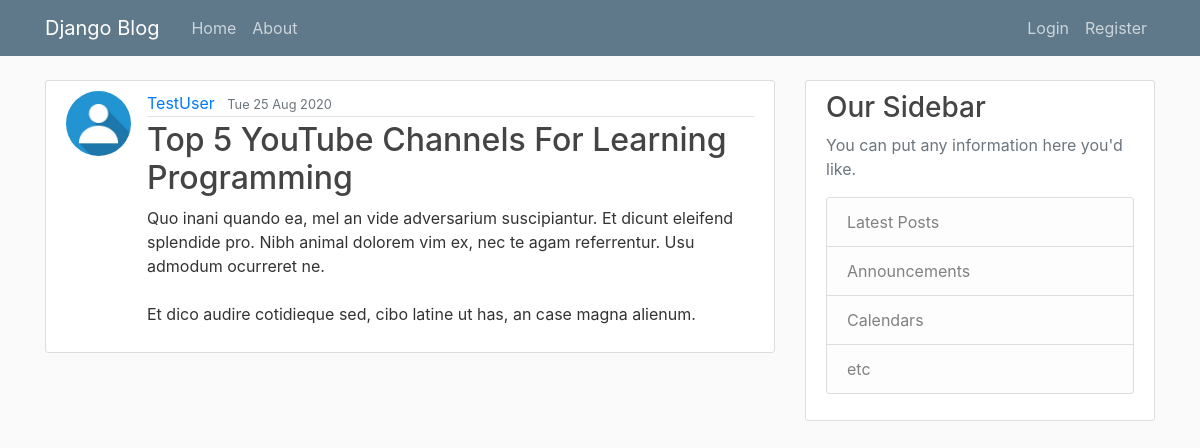
Before: /post/30/ with the older database file.
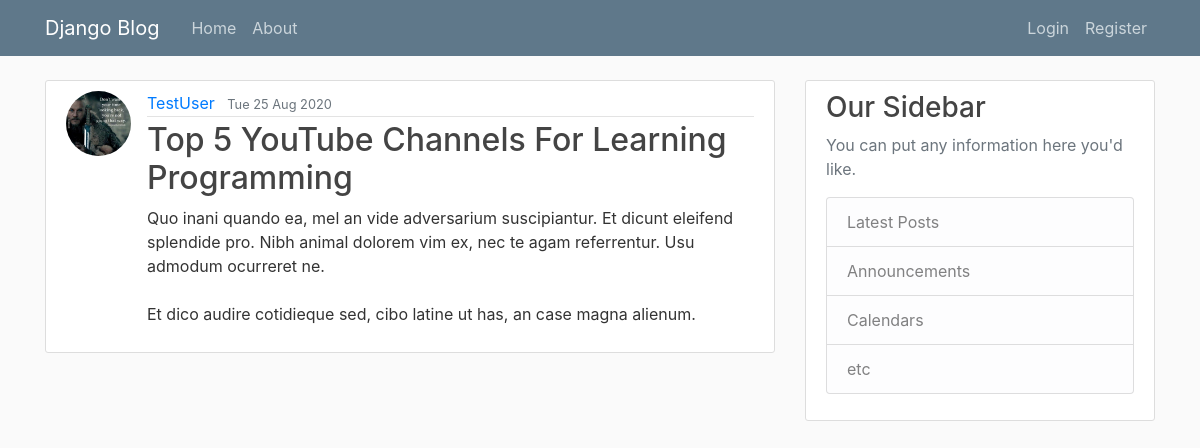
After: the same page with the newer database file.
### blogMain/models.py (models this page shows, shortened)
class Post(models.Model):
    title = models.CharField(max_length=100)
    content = models.TextField()
    date_posted = models.DateTimeField(default = timezone.now)
    author = models.ForeignKey(User,on_delete = models.CASCADE, related_name='user')

### users/models.py (models this page shows, shortened)
class Profile(models.Model):
    user = models.OneToOneField(User, on_delete=models.CASCADE)
    image = models.ImageField(default = 'default.jpg', upload_to = 'profile_pics')

### blogMain/views.py (the view)
# urls.py: path('post/<int:pk>/', PostDetailView.as_view(),name='post-detail'),
class PostDetailView(DetailView):
    model = Post

### blogMain/templates/blogMain/post_detail.html (shortened to what this page needs)
{% extends "blogMain/base.html" %}
{% block body %}
<article class="media content-section">
    <img src="{{object.author.profile.image.url}}" class="rounded-circle article-img">
    <div class="media-body">
      <div class="article-metadata">
        <a class="mr-2" href="{% url 'user-posts' object.author.username %}">{{ object.author }}</a>
        <small class="text-muted">{{ object.date_posted|date:"D d M Y" }}</small>
      </div>
      <h2 class="article-title">{{ object.title }}</h2>
      <p class="article-content">{{ object.content }}</p>
    </div>
  </article>
{% endblock %}

Changed rows visible on the page:
changed through a linked row, Post "Top 5 YouTube Channels For Learning Programming": author.profile.image: picture added in place of a placeholder
